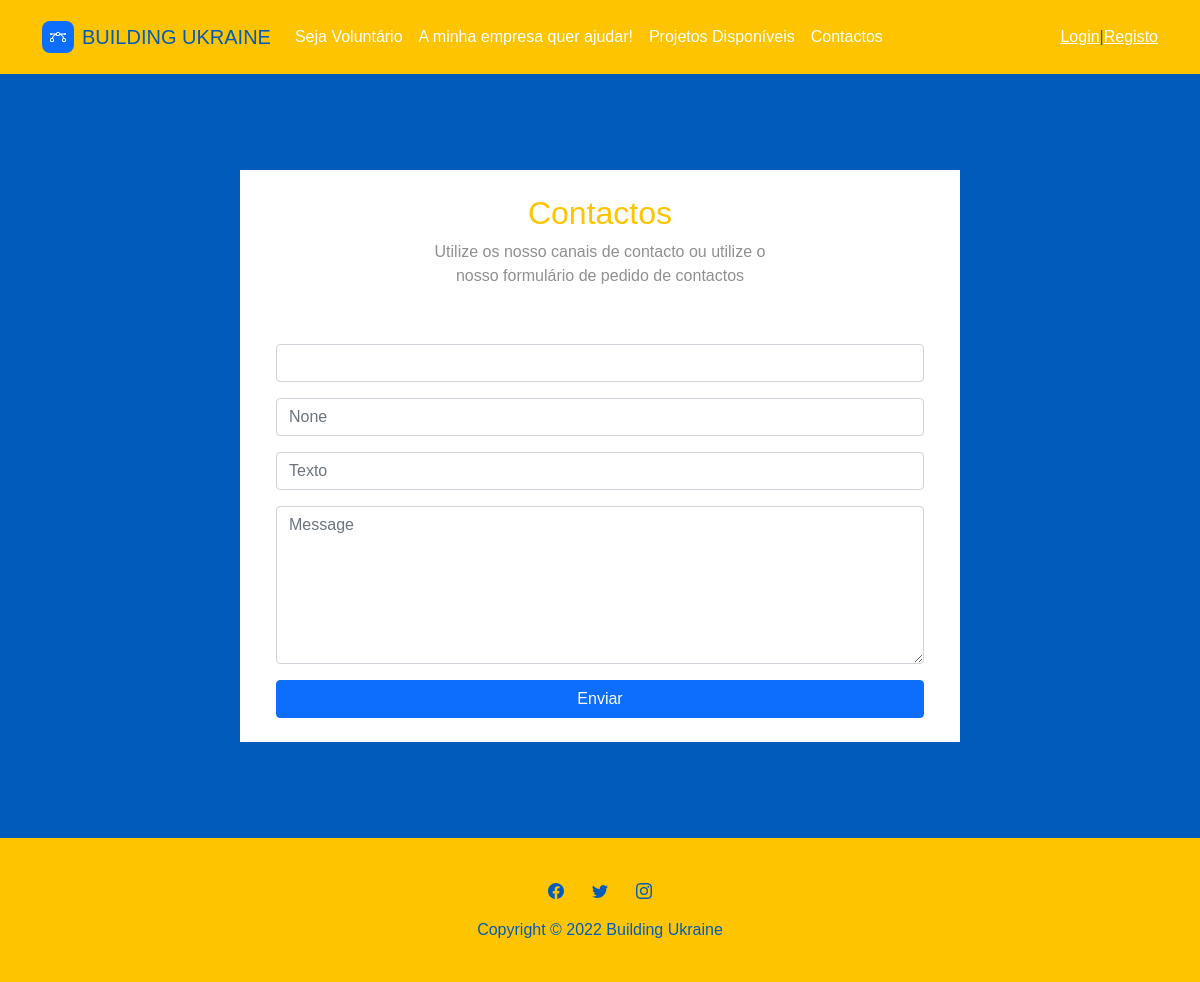
The page /slavaukraine/reserved/create_new_message/1 on the database as committed earlier.
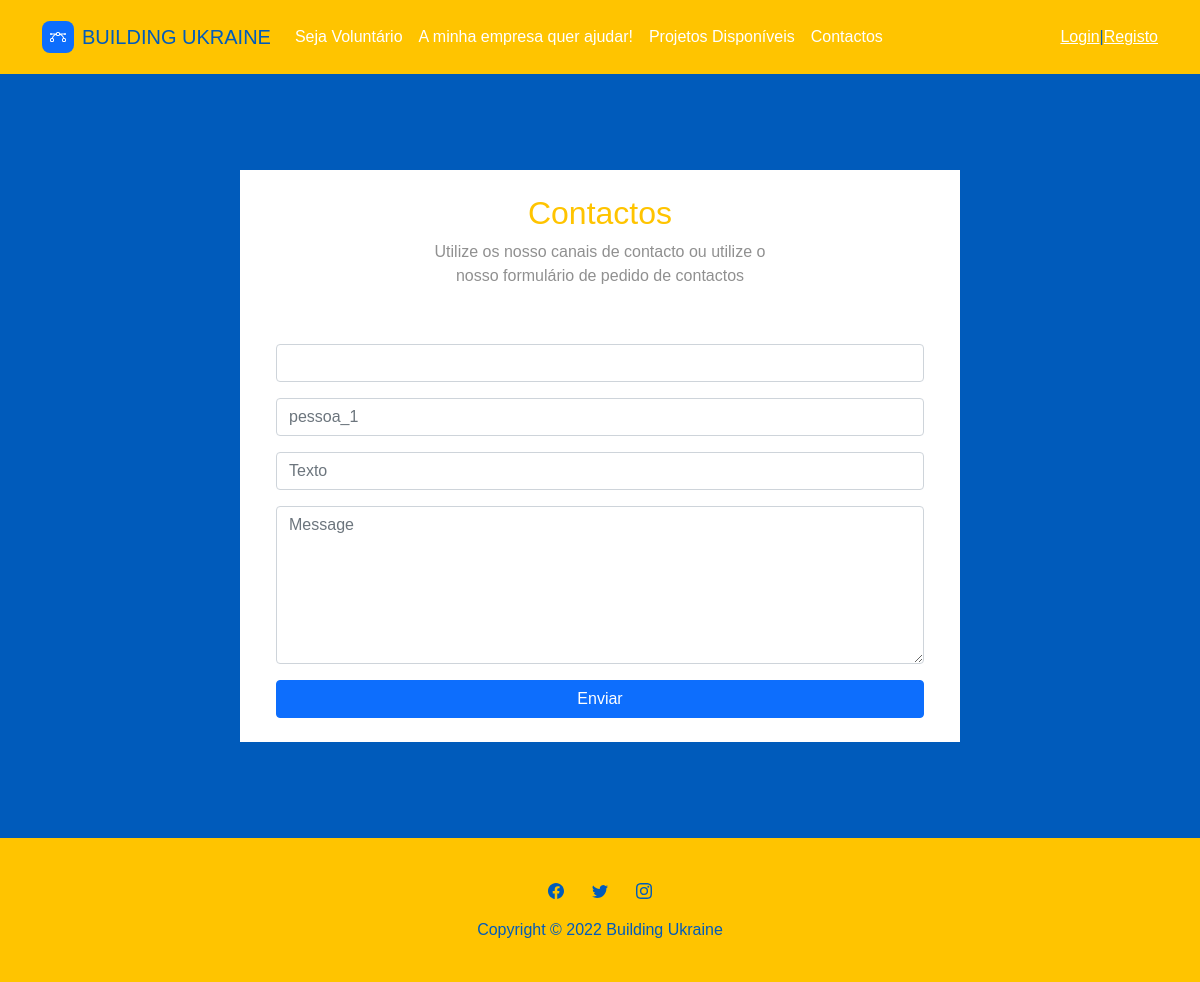
The same page on the database as committed later.
### slavaukraine/models.py (models this page shows, shortened)
class Person(AbstractBaseUser):
    MALE='Male'
    FEMALE='Female'
    BINARY='Binary'
    NONBINARY='Nonbinary'
    OTHER='Other'
    GENDER = [
        (MALE,'Male'),
        (FEMALE,'Female'),
        (BINARY,'Binary'),
        (NONBINARY,'Nonbinary'),
        (OTHER,'Other'),
    ]
    email                       =models.EmailField(verbose_name="email", max_length=60, unique=True)
    username                    =models.CharField(max_length=30, unique=True)
    profile_image               =models.ImageField(null=True,blank=True)
    taxnumber                   =models.CharField( unique=True, max_length=10, validators=[RegexValidator(r'^\d{1,10}$')])
    date_joined                 =models.DateTimeField(verbose_name='date joined', auto_now_add=True)
    last_login                  =models.DateTimeField(verbose_name='last login', auto_now=True)
    is_admin                    =models.BooleanField(default=False)
    is_active                   = models.BooleanField(default=True)
    is_staff                    = models.BooleanField(default=False)
    is_superuser                = models.BooleanField(default=False)
    is_enterprise               = models.BooleanField(null=True, blank=True)
    is_person                   = models.BooleanField(null=True, blank=True)
    first_name                  = models.CharField(max_length=30,null=True, blank=True)
    last_name                   = models.CharField(max_length=30,null=True, blank=True)
    gender                      = models.CharField(max_length=10,choices=GENDER,null=True, blank=True)
    address                     = models.CharField(max_length=150,null=True, blank=True)
    birth                       = models.DateField(null=True, blank=True)
    USERNAME_FIELD = 'email'
    REQUIRED_FIELDS = ['username', ]
    objects = MyPersonManager()
    class Meta:
        abstract = False
        verbose_name= "Utilizadores singulares"
        verbose_name_plural= "Utilizadores singulares"

### slavaukraine/views.py (the view)
# urls.py: path("reserved/create_new_message/<int:recipient>", views.newMessage, name="create_new_message"),
def newMessage(request,recipient):
    if request.POST:
        print("entrou 2")
        if utils.getUser(request):
            topic = utils.saveMessage(request, recipient) # cria o titulo ou topico da mensagem
            utils.saveReply(request, topic, Person.objects.get(id=recipient)) #cria a mensagem ou resposta
            utils.send_newMessage(request,Person.objects.get(id=recipient)) # envia email para o user
            context={
                'recipient': recipient
            }
            return render(request, 'slavaukraine/create_new_message.html',context)
        else:
            return home_screen(request) # vai para a home
    else:
        context = {
            'recipient': recipient,
            'to_name': Person.objects.get(id=recipient)
        }
        return render(request,'slavaukraine/create_new_message.html',context)

### slavaukraine/templates/slavaukraine/create_new_message.html (shortened to what this page needs)
{% extends "slavaukraine/template.html" %}
{% load static %}
{% block main %}
        <div>
        <section class="position-relative py-4 py-xl-5">
            <div class="container position-relative contacts-page-card">
                <div class="row mb-5 contacts-margin-title">
                    <div class="col-md-8 col-xl-6 text-center mx-auto">
                        <br>
                        <h2>Contactos</h2>
                        <p class="w-lg-50 contacts-subtext">Utilize os nosso canais de contacto ou utilize o nosso formulário de pedido de contactos</p>
                    </div>
                </div>
                <div class="row d-flex justify-content-center">
                    <div class="col-md-12 col-lg-12 col-xl-12">
                        <div>
                            <form class="p-3 p-xl-4" method="post" action="{% url 'slavaukraine:create_new_message' recipient %}">
                                <div class="mb-3"><input class="form-control" type="text" id="sender" name="sender" placeholder="{{ request.user.first_name }}"></div>
                                <div class="mb-3"><input class="form-control" type="text" id="receiver" name="receiver" placeholder="{{ to_name.first_name }}"></div>
                                <div class="mb-3"><input class="form-control" type="text" id="subjet" name="subjet" placeholder="Texto"></div>
                                <div class="mb-3"><textarea class="form-control" id="message" name="message" rows="6" placeholder="Message"></textarea></div>
                                <div><button class="btn btn-primary d-block w-100" type="submit">Enviar</button></div>
                            </form>
                        </div>
                    </div>
                </div>
            </div>
        </section>
    </div>
{% endblock %}

Rows that differ between the two databases and show on the page:
changed Person: receiver "None" → "pessoa_1"
